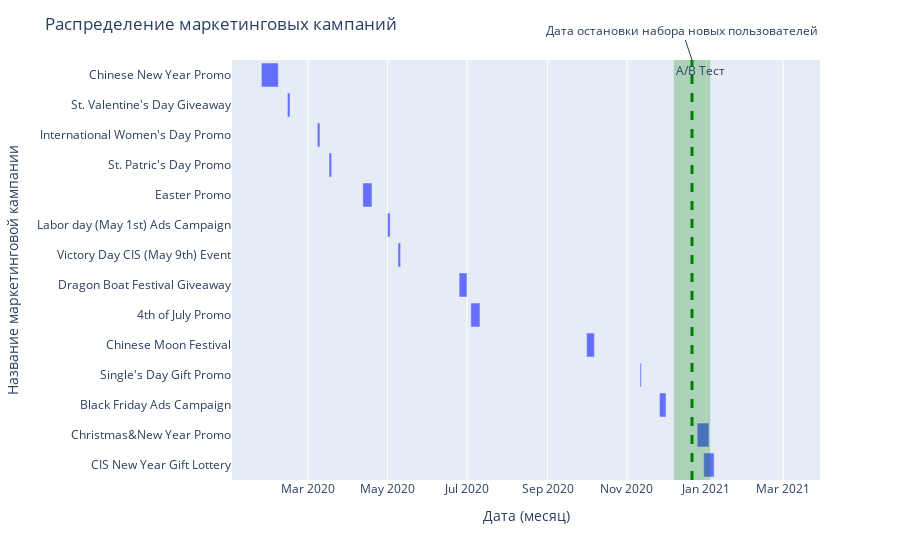

Notebook cell for this chart:
### Code cell
fig = px.timeline(marketing_events.sort_values(by='start_dt'), x_start="start_dt", x_end="finish_dt", y="name")
fig.update_yaxes(autorange="reversed")
fig.add_vrect(x0="2020-12-07", x1="2021-01-04", 
              annotation_text="A/B Тест", annotation_position="top left",
              fillcolor="green", opacity=0.25, line_width=0)
fig.add_vline(x="2020-12-21", line_width=3, line_dash="dash", line_color="green")
fig.add_annotation(x="2020-12-21", y=1, yref="paper", text="Дата остановки набора новых пользователей")
fig.update_layout(
    title='Распределение маркетинговых кампаний',
    xaxis_title='Дата (месяц)',
    yaxis_title='Название маркетинговой кампании')
fig.show()

### Figure 1 — Plotly figure (JSON) as saved in the notebook; plotly's stock layout.template omitted (floating-point values rounded to 4 significant figures)
{"data": [{"alignmentgroup": "True", "base": ["2020-01-25T00:00:00", "2020-02-14T00:00:00", "2020-03-08T00:00:00", "2020-03-17T00:00:00", "2020-04-12T00:00:00", "2020-05-01T00:00:00", "2020-05-09T00:00:00", "2020-06-25T00:00:00", "2020-07-04T00:00:00", "2020-10-01T00:00:00", "2020-11-11T00:00:00", "2020-11-26T00:00:00", "2020-12-25T00:00:00", "2020-12-30T00:00:00"], "hovertemplate": "start_dt=%{base}<br>finish_dt=%{x}<br>name=%{y}<extra></extra>", "legendgroup": "", "marker": {"color": "#636efa", "pattern": {"shape": ""}}, "name": "", "offsetgroup": "", "orientation": "h", "showlegend": false, "textposition": "auto", "type": "bar", "x": [1123200000, 172800000, 172800000, 172800000, 604800000, 172800000, 172800000, 518400000, 604800000, 518400000, 86400000, 432000000, 777600000, 691200000], "xaxis": "x", "y": ["Chinese New Year Promo", "St. Valentine's Day Giveaway", "International Women's Day Promo", "St. Patric's Day Promo", "Easter Promo", "Labor day (May 1st) Ads Campaign", "Victory Day CIS (May 9th) Event", "Dragon Boat Festival Giveaway", "4th of July Promo", "Chinese Moon Festival", "Single's Day Gift Promo", "Black Friday Ads Campaign", "Christmas&New Year Promo", "CIS New Year Gift Lottery"], "yaxis": "y"}], "layout": {"annotations": [{"showarrow": false, "text": "A/B Тест", "x": "2020-12-07", "xanchor": "left", "xref": "x", "y": 1, "yanchor": "top", "yref": "y domain"}, {"text": "Дата остановки набора новых пользователей", "x": "2020-12-21", "y": 1, "yref": "paper"}], "autosize": true, "barmode": "overlay", "legend": {"tracegroupgap": 0}, "margin": {"t": 60}, "shapes": [{"fillcolor": "green", "line": {"width": 0}, "opacity": 0.25, "type": "rect", "x0": "2020-12-07", "x1": "2021-01-04", "xref": "x", "y0": 0, "y1": 1, "yref": "y domain"}, {"line": {"color": "green", "dash": "dash", "width": 3}, "type": "line", "x0": "2020-12-21", "x1": "2020-12-21", "xref": "x", "y0": 0, "y1": 1, "yref": "y domain"}], "title": {"text": "Распределение маркетинговых кампаний"}, "xaxis": {"anchor": "y", "autorange": true, "domain": [0, 1], "range": ["2020-01-04 18:08:19.1297", "2021-02-12 15:21:56.5356"], "title": {"text": "Дата (месяц)"}, "type": "date"}, "yaxis": {"anchor": "x", "autorange": true, "domain": [0, 1], "range": [13.5, -0.5], "title": {"text": "Название маркетинговой кампании"}, "type": "category"}}}
